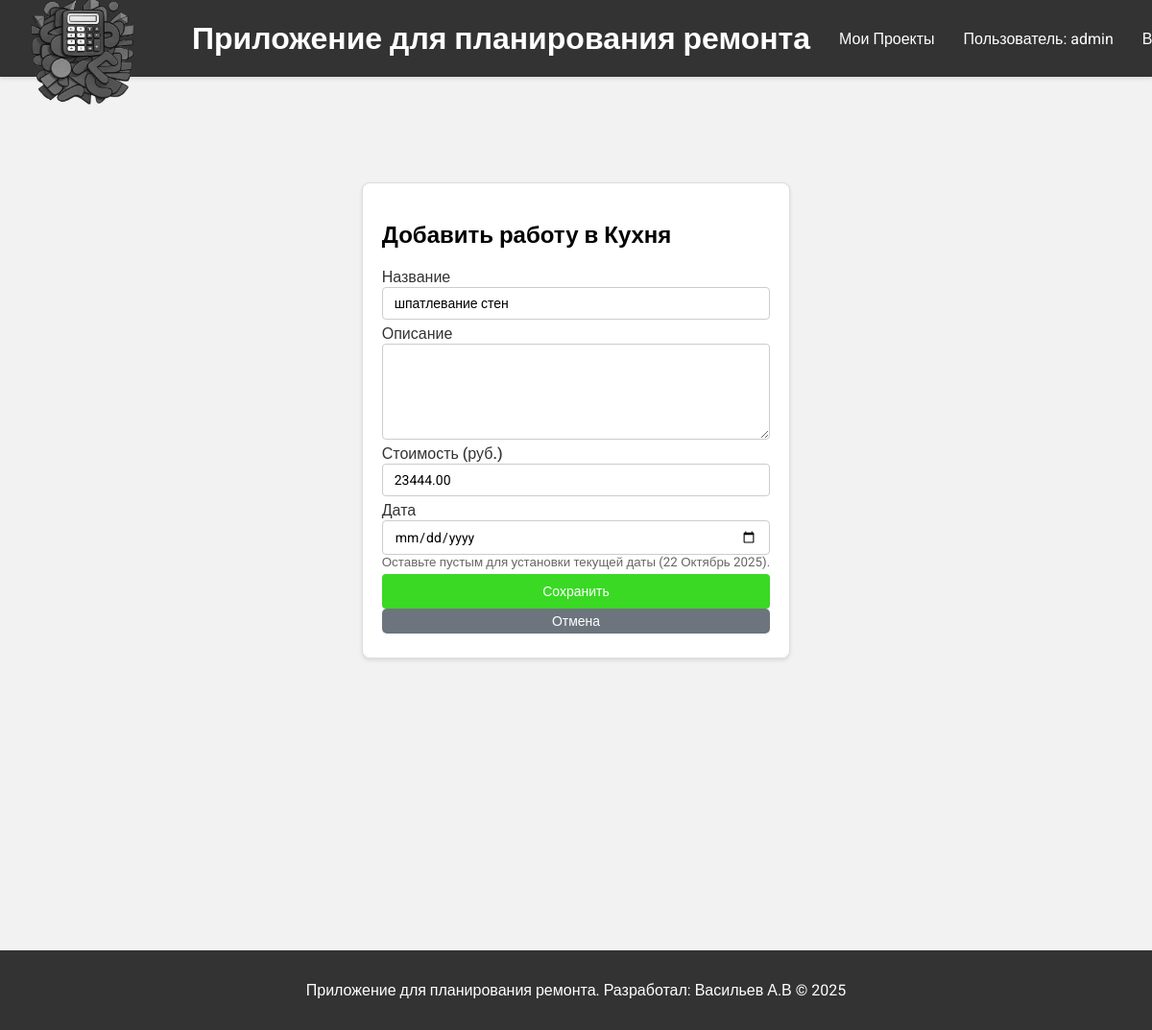
The page /work/7/edit/ (signed in) on the database its author committed.
### repairs/models.py (models this page shows, shortened)
class Room(models.Model):
    apartment = models.ForeignKey(Apartment, on_delete=models.CASCADE)
    name = models.CharField(max_length=100)
    area = models.FloatField()

class Work(models.Model):
    room = models.ForeignKey(Room, on_delete=models.CASCADE)
    name = models.CharField(max_length=100)
    description = models.TextField(blank=True)
    cost = models.DecimalField(max_digits=10, decimal_places=2)
    date = models.DateField(default=timezone.now, blank=True, null=True)

### repairs/views.py (the view)
# urls.py: path('work/<int:work_id>/edit/', views.work_edit, name='work_edit'),
@login_required
def work_edit(request, work_id):
    work = get_object_or_404(Work, pk=work_id, room__apartment__user=request.user)
    if request.method == 'POST':
        form = WorkForm(request.POST, instance=work)
        if form.is_valid():
            work = form.save(commit=False)
            if not form.cleaned_data['date']:  # Если дата не указана в форме
                work.date = timezone.now().date()
            work.save()
            for material in work.material_set.all():
                print(f"Material after edit: {material.name}, Cost: {material.cost}")
            return redirect(reverse('apartment_detail', kwargs={'pk': work.room.apartment.id}) + '#rooms')
        else:
            return render(request, 'repairs/work_form.html',
                          {'form': form, 'room': work.room, 'error': 'Пожалуйста, исправьте ошибки в форме'})
    else:
        initial_data = {'date': work.date if work.date else timezone.now().date()}
        form = WorkForm(instance=work, initial=initial_data)
    return render(request, 'repairs/work_form.html', {
        'form': form,
        'room': work.room,
        'current_date': timezone.now().date(),
    })

### repairs/forms.py
class WorkForm(forms.ModelForm):
    class Meta:
        model = Work
        fields = ['name', 'description', 'cost', 'date',]
        widgets = {
            'name': forms.TextInput(attrs={'class': 'form-control'}),
            'description': forms.Textarea(attrs={'class': 'form-control', 'rows': 4}),
            'cost': forms.NumberInput(attrs={'class': 'form-control'}),
            'date': forms.DateInput(attrs={'class': 'form-control', 'type': 'date'}),
        }
        labels = {
            'name': 'Название',
            'description': 'Описание',
            'cost': 'Стоимость (руб.)',
            'date': 'Дата',
        }

### repairs/templates/repairs/work_form.html (shortened to what this page needs)
{% extends 'repairs/base.html' %}
{% block content %}
<div class="container">
    <div class="form-container">
        <h2>{% if work.id %}Редактирование работы в {{ room.name }}{% else %}Добавить работу в {{ room.name }}{% endif %}</h2>
        <form method="POST" enctype="multipart/form-data">
           {% for field in form %}
           <div class="form-group">
                <label for="{{ field.id_for_label }}">{{ field.label }}</label>
                {{ field }}
                {% if field.name == 'date' and current_date %}
                <small style="color: #666;">Оставьте пустым для установки текущей даты ({{ current_date|date:"d F Y" }}).</small>
                {% endif %}
            </div>
            {% endfor %}
            <div class="form-group">
                <button type="submit" class="button-primary">Сохранить</button>
                <a href="{% url 'apartment_detail' room.apartment.id %}" class="button-secondary">Отмена</a>
            </div>
        </form>
    </div>
</div>
{% endblock %}

### repairs/templates/repairs/base.html (shortened to what this page needs)
<!DOCTYPE html>
{% load static %}
<html lang="ru">
<head>
    <link rel="stylesheet" href="{% static 'repairs/styles.css' %}">
</head>
<body>
<div class="container">
    <header>
        <div class="header-left">
            <a href="{% url 'index' %}">
                <img src="{% static 'repairs/logo.png' %}" alt="Logo" class="logo">
            </a>
            <h1>Приложение для планирования ремонта</h1>
        </div>
        <nav class="header-right">
            <a href="{% url 'apartment' %}"
               style="background: none; padding: 0; color: #fff; text-decoration: none; margin-right: 30px;">Мои
                Проекты</a>
            {% if user.is_authenticated %}
            <span>Пользователь: {{ user.username }} </span>
            <form method="POST" action="{% url 'logoutuser' %}" class="logout-button" style="margin-right: 20px;">
                <button type="submit" class="nav-item">Выйти</button>
            </form>
            {% else %}
            <a href="{% url 'loginuser' %}" class="nav-item">Войти</a>
            <a href="{% url 'signupuser' %}" class="nav-item">Регистрация</a>
            {% endif %}
        </nav>
    </header>
    <main class="content">
        {% block content %}
        {% endblock %}
    </main>
    <footer>
        <p>Приложение для планирования ремонта. Разработал: Васильев А.В &copy; 2025</p>
    </footer>
</div>
</body>
</html>

### static/repairs/styles.css (style rules this page uses)
body { font-family: 'Roboto', sans-serif; font-weight: 400; font-style: normal; margin: 0; padding: 0; background: #f2f2f2; margin-top: 50px; }
header, footer { background: #333; color: #fff; padding: 1em; text-align: center; }
nav a { color: #fff; margin: 0 30px; text-decoration: none; font-family: 'Roboto', sans-serif; }
main { padding: 20px; }
form.logout-button { display: inline; }
header { display: flex; justify-content: space-between; align-items: center; padding: 20px 0; height: 80px; box-sizing: border-box; position: fixed; top: 0; left: 0; width: 100%; z-index: 1000; box-shadow: 0 2px 4px rgba(0, 0, 0, 0.1); }
.logo { width: 110px; height: auto; margin-left: 30px; margin-right: 60px; margin-top: 30px; }
.container { display: flex; flex-direction: column; min-height: 100vh; }
.content { flex-grow: 1; margin-top: 100px; }
nav { display: flex; align-items: center; }
.nav-item { margin-left: 30px; margin-right: 20px; }
.header-left { display: flex; align-items: center; white-space: nowrap; }
.header-right { display: flex; align-items: center; min-width: 300px; overflow-x: auto; white-space: nowrap; }
.logout-button button { background: none; border: none; color: #fff; cursor: pointer; font-size: 16px; padding: 0; font-family: 'Roboto', sans-serif; }
.button-primary { display: inline-block; padding: 5px 10px; text-decoration: none; border: none; cursor: pointer; font-size: 14px; background-color: #4dc26a; color: #fff; border-radius: 5px; transition: background-color 0.3s; font-family: 'Roboto', sans-serif; }
.button-secondary { display: inline-block; padding: 5px 10px; text-decoration: none; border: none; cursor: pointer; font-size: 14px; background-color: #6c757d; color: #fff; border-radius: 5px; transition: background-color 0.3s; font-family: 'Roboto', sans-serif; text-align: center; }
.form-container { max-width: 600px; margin: 20px auto; padding: 20px; background-color: #fff; border: 1px solid #ddd; border-radius: 8px; box-shadow: 0 2px 4px rgba(0, 0, 0, 0.1); }
.form-group { display: flex; flex-direction: column; margin-bottom: 5px; }
.form-group label { font-family: 'Roboto', sans-serif; font-weight: 500; margin-bottom: 1px; color: #333; }
.form-group input, .form-group textarea, .form-group select { font-family: 'Roboto', sans-serif; font-size: 14px; padding: 8px 12px; border: 1px solid #ccc; border-radius: 4px; width: 100%; max-width: 100%; box-sizing: border-box; transition: border-color 0.3s ease; }
.form-group textarea { min-height: 100px; resize: vertical; }
.form-group button { font-family: 'Roboto', sans-serif; font-size: 14px; padding: 10px 20px; background-color: #39d924; color: #fff; border: none; border-radius: 4px; cursor: pointer; transition: background-color 0.3s ease; }

### rows shown on the page
Room: name "Кухня"
Work: form "шпатлевание стен" "23444.00"

### other values the page prints
{{ user.username }} "admin"
{{ field.label }} "Название" "Описание" "Стоимость (руб.)" "Дата"
